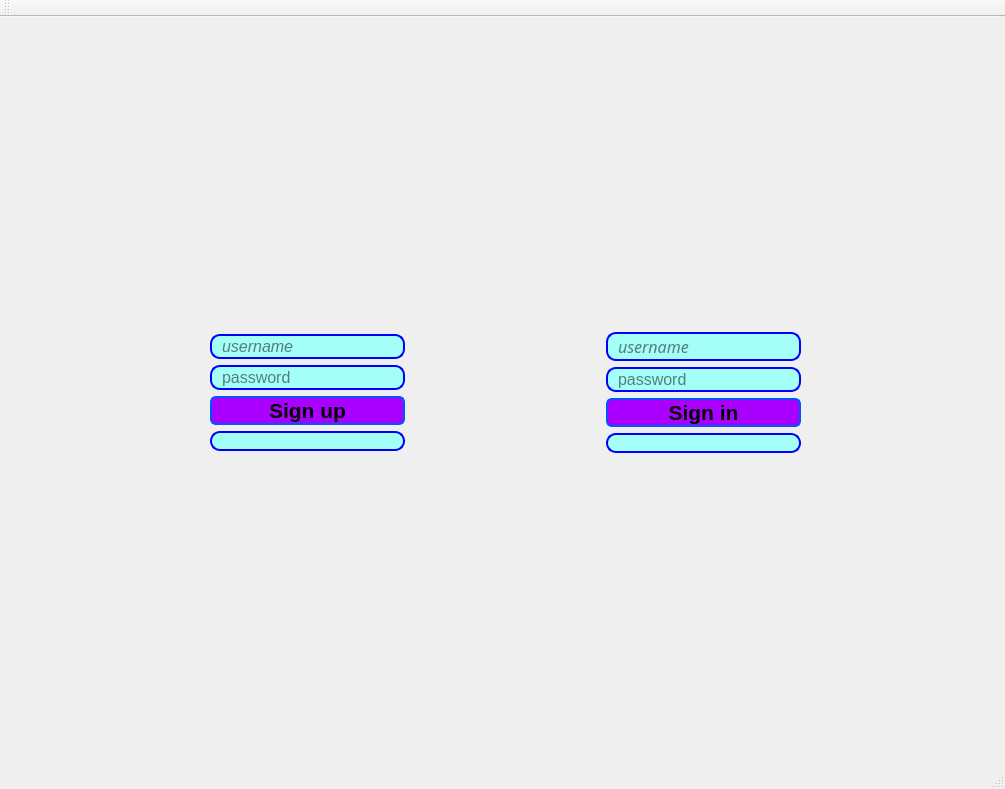
<?xml version="1.0" encoding="UTF-8"?>
<ui version="4.0">
 <class>messenger_sign_window</class>
 <widget class="QMainWindow" name="messenger_sign_window">
  <property name="geometry">
   <rect>
    <x>0</x>
    <y>0</y>
    <width>1005</width>
    <height>789</height>
   </rect>
  </property>
  <property name="windowTitle">
   <string>MainWindow</string>
  </property>
  <property name="styleSheet">
   <string notr="true">QMainWindow {
        background-image: url(&quot;resourses/background.jpg&quot;); 
        background-repeat: no-repeat; 
        background-position: center;
    }</string>
  </property>
  <widget class="QWidget" name="centralwidget">
   <layout class="QHBoxLayout" name="horizontalLayout">
    <item>
     <widget class="QWidget" name="widget" native="true"/>
    </item>
    <item>
     <spacer name="horizontalSpacer_2">
      <property name="orientation">
       <enum>Qt::Horizontal</enum>
      </property>
      <property name="sizeHint" stdset="0">
       <size>
        <width>40</width>
        <height>20</height>
       </size>
      </property>
     </spacer>
    </item>
    <item>
     <layout class="QVBoxLayout" name="verticalLayout_2">
      <item>
       <spacer name="verticalSpacer_6">
        <property name="orientation">
         <enum>Qt::Vertical</enum>
        </property>
        <property name="sizeHint" stdset="0">
         <size>
          <width>20</width>
          <height>40</height>
         </size>
        </property>
       </spacer>
      </item>
      <item>
       <widget class="QLineEdit" name="sign_up_username">
        <property name="font">
         <font>
          <pointsize>12</pointsize>
          <italic>true</italic>
         </font>
        </property>
        <property name="styleSheet">
         <string notr="true">alternate-background-color: rgb(0, 255, 255);
background-color: rgb(165, 255, 249);
border: 2px solid blue;
border-radius: 10px;
padding: 0 8px;</string>
        </property>
        <property name="inputMask">
         <string/>
        </property>
        <property name="text">
         <string/>
        </property>
        <property name="frame">
         <bool>true</bool>
        </property>
        <property name="alignment">
         <set>Qt::AlignLeading|Qt::AlignLeft|Qt::AlignTop</set>
        </property>
        <property name="placeholderText">
         <string>username</string>
        </property>
       </widget>
      </item>
      <item>
       <widget class="QLineEdit" name="sign_up_password">
        <property name="font">
         <font>
          <pointsize>12</pointsize>
         </font>
        </property>
        <property name="styleSheet">
         <string notr="true">alternate-background-color: rgb(0, 255, 255);
background-color: rgb(165, 255, 249);
border: 2px solid blue;
border-radius: 10px;
padding: 0 8px;
</string>
        </property>
        <property name="inputMask">
         <string/>
        </property>
        <property name="text">
         <string/>
        </property>
        <property name="frame">
         <bool>true</bool>
        </property>
        <property name="echoMode">
         <enum>QLineEdit::Password</enum>
        </property>
        <property name="placeholderText">
         <string>password</string>
        </property>
       </widget>
      </item>
      <item>
       <widget class="QPushButton" name="sign_up_button">
        <property name="sizeIncrement">
         <size>
          <width>2</width>
          <height>2</height>
         </size>
        </property>
        <property name="baseSize">
         <size>
          <width>2</width>
          <height>0</height>
         </size>
        </property>
        <property name="font">
         <font>
          <pointsize>16</pointsize>
          <weight>75</weight>
          <bold>true</bold>
         </font>
        </property>
        <property name="styleSheet">
         <string notr="true">QPushButton {
    border: 2px solid #0055ff;
    border-radius: 6px;
	
	background-color: rgb(170, 0, 255);
    min-width: 80px;
}

QPushButton:pressed {
	background-color: rgb(24, 163, 255);
}
</string>
        </property>
        <property name="text">
         <string>Sign up</string>
        </property>
       </widget>
      </item>
      <item>
       <widget class="QLineEdit" name="sign_up_status_box">
        <property name="palette">
         <palette>
          <active>
           <colorrole role="WindowText">
            <brush brushstyle="SolidPattern">
             <color alpha="255">
              <red>255</red>
              <green>255</green>
              <blue>255</blue>
             </color>
            </brush>
           </colorrole>
           <colorrole role="Button">
            <brush brushstyle="SolidPattern">
             <color alpha="255">
              <red>165</red>
              <green>255</green>
              <blue>249</blue>
             </color>
            </brush>
           </colorrole>
           <colorrole role="Text">
            <brush brushstyle="SolidPattern">
             <color alpha="255">
              <red>255</red>
              <green>0</green>
              <blue>0</blue>
             </color>
            </brush>
           </colorrole>
           <colorrole role="ButtonText">
            <brush brushstyle="SolidPattern">
             <color alpha="255">
              <red>255</red>
              <green>255</green>
              <blue>255</blue>
             </color>
            </brush>
           </colorrole>
           <colorrole role="Base">
            <brush brushstyle="SolidPattern">
             <color alpha="255">
              <red>165</red>
              <green>255</green>
              <blue>249</blue>
             </color>
            </brush>
           </colorrole>
           <colorrole role="Window">
            <brush brushstyle="SolidPattern">
             <color alpha="255">
              <red>165</red>
              <green>255</green>
              <blue>249</blue>
             </color>
            </brush>
           </colorrole>
           <colorrole role="AlternateBase">
            <brush brushstyle="SolidPattern">
             <color alpha="255">
              <red>0</red>
              <green>255</green>
              <blue>255</blue>
             </color>
            </brush>
           </colorrole>
           <colorrole role="ToolTipText">
            <brush brushstyle="SolidPattern">
             <color alpha="255">
              <red>255</red>
              <green>255</green>
              <blue>255</blue>
             </color>
            </brush>
           </colorrole>
          </active>
          <inactive>
           <colorrole role="WindowText">
            <brush brushstyle="SolidPattern">
             <color alpha="255">
              <red>255</red>
              <green>255</green>
              <blue>255</blue>
             </color>
            </brush>
           </colorrole>
           <colorrole role="Button">
            <brush brushstyle="SolidPattern">
             <color alpha="255">
              <red>165</red>
              <green>255</green>
              <blue>249</blue>
             </color>
            </brush>
           </colorrole>
           <colorrole role="Text">
            <brush brushstyle="SolidPattern">
             <color alpha="255">
              <red>255</red>
              <green>0</green>
              <blue>0</blue>
             </color>
            </brush>
           </colorrole>
           <colorrole role="ButtonText">
            <brush brushstyle="SolidPattern">
             <color alpha="255">
              <red>255</red>
              <green>255</green>
              <blue>255</blue>
             </color>
            </brush>
           </colorrole>
           <colorrole role="Base">
            <brush brushstyle="SolidPattern">
             <color alpha="255">
              <red>165</red>
              <green>255</green>
              <blue>249</blue>
             </color>
            </brush>
           </colorrole>
           <colorrole role="Window">
            <brush brushstyle="SolidPattern">
             <color alpha="255">
              <red>165</red>
              <green>255</green>
              <blue>249</blue>
             </color>
            </brush>
           </colorrole>
           <colorrole role="AlternateBase">
            <brush brushstyle="SolidPattern">
             <color alpha="255">
              <red>0</red>
              <green>255</green>
              <blue>255</blue>
             </color>
            </brush>
           </colorrole>
           <colorrole role="ToolTipText">
            <brush brushstyle="SolidPattern">
             <color alpha="255">
              <red>255</red>
              <green>255</green>
              <blue>255</blue>
             </color>
            </brush>
           </colorrole>
          </inactive>
          <disabled>
           <colorrole role="WindowText">
            <brush brushstyle="SolidPattern">
             <color alpha="255">
              <red>190</red>
              <green>190</green>
              <blue>190</blue>
             </color>
            </brush>
           </colorrole>
           <colorrole role="Button">
            <brush brushstyle="SolidPattern">
             <color alpha="255">
              <red>165</red>
              <green>255</green>
              <blue>249</blue>
             </color>
            </brush>
           </colorrole>
           <colorrole role="Text">
            <brush brushstyle="SolidPattern">
             <color alpha="255">
              <red>190</red>
              <green>190</green>
              <blue>190</blue>
             </color>
            </brush>
           </colorrole>
           <colorrole role="ButtonText">
            <brush brushstyle="SolidPattern">
             <color alpha="255">
              <red>190</red>
              <green>190</green>
              <blue>190</blue>
             </color>
            </brush>
           </colorrole>
           <colorrole role="Base">
            <brush brushstyle="SolidPattern">
             <color alpha="255">
              <red>165</red>
              <green>255</green>
              <blue>249</blue>
             </color>
            </brush>
           </colorrole>
           <colorrole role="Window">
            <brush brushstyle="SolidPattern">
             <color alpha="255">
              <red>165</red>
              <green>255</green>
              <blue>249</blue>
             </color>
            </brush>
           </colorrole>
           <colorrole role="AlternateBase">
            <brush brushstyle="SolidPattern">
             <color alpha="255">
              <red>0</red>
              <green>255</green>
              <blue>255</blue>
             </color>
            </brush>
           </colorrole>
           <colorrole role="ToolTipText">
            <brush brushstyle="SolidPattern">
             <color alpha="255">
              <red>255</red>
              <green>255</green>
              <blue>255</blue>
             </color>
            </brush>
           </colorrole>
          </disabled>
         </palette>
        </property>
        <property name="font">
         <font>
          <pointsize>6</pointsize>
         </font>
        </property>
        <property name="styleSheet">
         <string notr="true">alternate-background-color: rgb(0, 255, 255);
background-color: rgb(165, 255, 249);
border: 2px solid blue;
border-radius: 10px;
padding: 0 8px;</string>
        </property>
       </widget>
      </item>
      <item>
       <spacer name="verticalSpacer_4">
        <property name="orientation">
         <enum>Qt::Vertical</enum>
        </property>
        <property name="sizeHint" stdset="0">
         <size>
          <width>20</width>
          <height>40</height>
         </size>
        </property>
       </spacer>
      </item>
     </layout>
    </item>
    <item>
     <spacer name="horizontalSpacer">
      <property name="orientation">
       <enum>Qt::Horizontal</enum>
      </property>
      <property name="sizeHint" stdset="0">
       <size>
        <width>20</width>
        <height>20</height>
       </size>
      </property>
     </spacer>
    </item>
    <item>
     <layout class="QVBoxLayout" name="verticalLayout">
      <item>
       <spacer name="verticalSpacer_5">
        <property name="orientation">
         <enum>Qt::Vertical</enum>
        </property>
        <property name="sizeHint" stdset="0">
         <size>
          <width>20</width>
          <height>40</height>
         </size>
        </property>
       </spacer>
      </item>
      <item>
       <widget class="QLineEdit" name="sign_in_username">
        <property name="font">
         <font>
          <family>Sans Serif</family>
          <pointsize>12</pointsize>
          <italic>true</italic>
         </font>
        </property>
        <property name="styleSheet">
         <string notr="true">valternate-background-color: rgb(0, 255, 255);
background-color: rgb(165, 255, 249);
border: 2px solid blue;
border-radius: 10px;
padding: 0 8px;</string>
        </property>
        <property name="inputMethodHints">
         <set>Qt::ImhNone</set>
        </property>
        <property name="text">
         <string/>
        </property>
        <property name="placeholderText">
         <string>username</string>
        </property>
       </widget>
      </item>
      <item>
       <widget class="QLineEdit" name="sign_in_password">
        <property name="font">
         <font>
          <pointsize>12</pointsize>
         </font>
        </property>
        <property name="styleSheet">
         <string notr="true">alternate-background-color: rgb(0, 255, 255);
background-color: rgb(165, 255, 249);
border: 2px solid blue;
border-radius: 10px;
padding: 0 8px;</string>
        </property>
        <property name="text">
         <string/>
        </property>
        <property name="echoMode">
         <enum>QLineEdit::Password</enum>
        </property>
        <property name="placeholderText">
         <string>password</string>
        </property>
       </widget>
      </item>
      <item>
       <widget class="QPushButton" name="sign_in_button">
        <property name="font">
         <font>
          <pointsize>16</pointsize>
          <weight>75</weight>
          <bold>true</bold>
         </font>
        </property>
        <property name="styleSheet">
         <string notr="true">QPushButton {
    border: 2px solid #0055ff;
    border-radius: 6px;
	
	background-color: rgb(170, 0, 255);
    min-width: 80px;
}

QPushButton:pressed {
	background-color: rgb(24, 163, 255);
}
</string>
        </property>
        <property name="text">
         <string>Sign in</string>
        </property>
        <property name="flat">
         <bool>false</bool>
        </property>
       </widget>
      </item>
      <item>
       <widget class="QLineEdit" name="sign_in_status_box">
        <property name="palette">
         <palette>
          <active>
           <colorrole role="WindowText">
            <brush brushstyle="SolidPattern">
             <color alpha="255">
              <red>255</red>
              <green>255</green>
              <blue>255</blue>
             </color>
            </brush>
           </colorrole>
           <colorrole role="Button">
            <brush brushstyle="SolidPattern">
             <color alpha="255">
              <red>165</red>
              <green>255</green>
              <blue>249</blue>
             </color>
            </brush>
           </colorrole>
           <colorrole role="Text">
            <brush brushstyle="SolidPattern">
             <color alpha="255">
              <red>255</red>
              <green>24</green>
              <blue>27</blue>
             </color>
            </brush>
           </colorrole>
           <colorrole role="ButtonText">
            <brush brushstyle="SolidPattern">
             <color alpha="255">
              <red>255</red>
              <green>255</green>
              <blue>255</blue>
             </color>
            </brush>
           </colorrole>
           <colorrole role="Base">
            <brush brushstyle="SolidPattern">
             <color alpha="255">
              <red>165</red>
              <green>255</green>
              <blue>249</blue>
             </color>
            </brush>
           </colorrole>
           <colorrole role="Window">
            <brush brushstyle="SolidPattern">
             <color alpha="255">
              <red>165</red>
              <green>255</green>
              <blue>249</blue>
             </color>
            </brush>
           </colorrole>
           <colorrole role="AlternateBase">
            <brush brushstyle="SolidPattern">
             <color alpha="255">
              <red>0</red>
              <green>255</green>
              <blue>255</blue>
             </color>
            </brush>
           </colorrole>
           <colorrole role="ToolTipText">
            <brush brushstyle="SolidPattern">
             <color alpha="255">
              <red>255</red>
              <green>255</green>
              <blue>255</blue>
             </color>
            </brush>
           </colorrole>
          </active>
          <inactive>
           <colorrole role="WindowText">
            <brush brushstyle="SolidPattern">
             <color alpha="255">
              <red>255</red>
              <green>255</green>
              <blue>255</blue>
             </color>
            </brush>
           </colorrole>
           <colorrole role="Button">
            <brush brushstyle="SolidPattern">
             <color alpha="255">
              <red>165</red>
              <green>255</green>
              <blue>249</blue>
             </color>
            </brush>
           </colorrole>
           <colorrole role="Text">
            <brush brushstyle="SolidPattern">
             <color alpha="255">
              <red>255</red>
              <green>24</green>
              <blue>27</blue>
             </color>
            </brush>
           </colorrole>
           <colorrole role="ButtonText">
            <brush brushstyle="SolidPattern">
             <color alpha="255">
              <red>255</red>
              <green>255</green>
              <blue>255</blue>
             </color>
            </brush>
           </colorrole>
           <colorrole role="Base">
            <brush brushstyle="SolidPattern">
             <color alpha="255">
              <red>165</red>
              <green>255</green>
              <blue>249</blue>
             </color>
            </brush>
           </colorrole>
           <colorrole role="Window">
            <brush brushstyle="SolidPattern">
             <color alpha="255">
              <red>165</red>
              <green>255</green>
              <blue>249</blue>
             </color>
            </brush>
           </colorrole>
           <colorrole role="AlternateBase">
            <brush brushstyle="SolidPattern">
             <color alpha="255">
              <red>0</red>
              <green>255</green>
              <blue>255</blue>
             </color>
            </brush>
           </colorrole>
           <colorrole role="ToolTipText">
            <brush brushstyle="SolidPattern">
             <color alpha="255">
              <red>255</red>
              <green>255</green>
              <blue>255</blue>
             </color>
            </brush>
           </colorrole>
          </inactive>
          <disabled>
           <colorrole role="WindowText">
            <brush brushstyle="SolidPattern">
             <color alpha="255">
              <red>190</red>
              <green>190</green>
              <blue>190</blue>
             </color>
            </brush>
           </colorrole>
           <colorrole role="Button">
            <brush brushstyle="SolidPattern">
             <color alpha="255">
              <red>165</red>
              <green>255</green>
              <blue>249</blue>
             </color>
            </brush>
           </colorrole>
           <colorrole role="Text">
            <brush brushstyle="SolidPattern">
             <color alpha="255">
              <red>190</red>
              <green>190</green>
              <blue>190</blue>
             </color>
            </brush>
           </colorrole>
           <colorrole role="ButtonText">
            <brush brushstyle="SolidPattern">
             <color alpha="255">
              <red>190</red>
              <green>190</green>
              <blue>190</blue>
             </color>
            </brush>
           </colorrole>
           <colorrole role="Base">
            <brush brushstyle="SolidPattern">
             <color alpha="255">
              <red>165</red>
              <green>255</green>
              <blue>249</blue>
             </color>
            </brush>
           </colorrole>
           <colorrole role="Window">
            <brush brushstyle="SolidPattern">
             <color alpha="255">
              <red>165</red>
              <green>255</green>
              <blue>249</blue>
             </color>
            </brush>
           </colorrole>
           <colorrole role="AlternateBase">
            <brush brushstyle="SolidPattern">
             <color alpha="255">
              <red>0</red>
              <green>255</green>
              <blue>255</blue>
             </color>
            </brush>
           </colorrole>
           <colorrole role="ToolTipText">
            <brush brushstyle="SolidPattern">
             <color alpha="255">
              <red>255</red>
              <green>255</green>
              <blue>255</blue>
             </color>
            </brush>
           </colorrole>
          </disabled>
         </palette>
        </property>
        <property name="font">
         <font>
          <pointsize>6</pointsize>
         </font>
        </property>
        <property name="styleSheet">
         <string notr="true">alternate-background-color: rgb(0, 255, 255);
background-color: rgb(165, 255, 249);
border: 2px solid blue;
border-radius: 10px;
padding: 0 8px;</string>
        </property>
        <property name="readOnly">
         <bool>true</bool>
        </property>
       </widget>
      </item>
      <item>
       <spacer name="verticalSpacer">
        <property name="orientation">
         <enum>Qt::Vertical</enum>
        </property>
        <property name="sizeHint" stdset="0">
         <size>
          <width>20</width>
          <height>40</height>
         </size>
        </property>
       </spacer>
      </item>
     </layout>
    </item>
    <item>
     <spacer name="horizontalSpacer_3">
      <property name="orientation">
       <enum>Qt::Horizontal</enum>
      </property>
      <property name="sizeHint" stdset="0">
       <size>
        <width>40</width>
        <height>20</height>
       </size>
      </property>
     </spacer>
    </item>
   </layout>
  </widget>
  <widget class="QMenuBar" name="menubar">
   <property name="geometry">
    <rect>
     <x>0</x>
     <y>0</y>
     <width>1005</width>
     <height>20</height>
    </rect>
   </property>
  </widget>
  <widget class="QStatusBar" name="statusbar"/>
  <widget class="QToolBar" name="toolBar">
   <property name="windowTitle">
    <string>toolBar</string>
   </property>
   <attribute name="toolBarArea">
    <enum>TopToolBarArea</enum>
   </attribute>
   <attribute name="toolBarBreak">
    <bool>false</bool>
   </attribute>
  </widget>
 </widget>
 <resources/>
 <connections/>
</ui>
